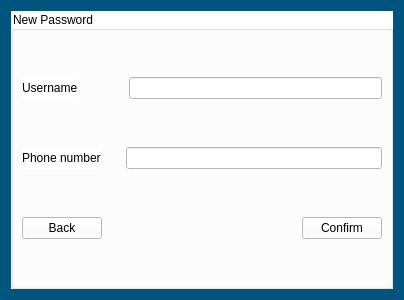
<?xml version="1.0" encoding="UTF-8"?>
<ui version="4.0">
 <class>ForgetPassword</class>
 <widget class="QWidget" name="ForgetPassword">
  <property name="geometry">
   <rect>
    <x>0</x>
    <y>0</y>
    <width>400</width>
    <height>300</height>
   </rect>
  </property>
  <property name="windowTitle">
   <string>Form</string>
  </property>
  <property name="styleSheet">
   <string notr="true">background-color: rgb(0, 85, 127);</string>
  </property>
  <layout class="QVBoxLayout" name="verticalLayout_2">
   <item>
    <widget class="QGroupBox" name="groupBox">
     <property name="styleSheet">
      <string notr="true">background-color: rgb(255, 255, 255);</string>
     </property>
     <property name="title">
      <string>New Password</string>
     </property>
     <layout class="QVBoxLayout" name="verticalLayout">
      <property name="spacing">
       <number>10</number>
      </property>
      <property name="leftMargin">
       <number>8</number>
      </property>
      <property name="topMargin">
       <number>8</number>
      </property>
      <property name="rightMargin">
       <number>8</number>
      </property>
      <property name="bottomMargin">
       <number>8</number>
      </property>
      <item>
       <layout class="QHBoxLayout" name="horizontalLayout">
        <property name="spacing">
         <number>51</number>
        </property>
        <item>
         <widget class="QLabel" name="label">
          <property name="text">
           <string>Username</string>
          </property>
         </widget>
        </item>
        <item>
         <widget class="QLineEdit" name="user_line"/>
        </item>
       </layout>
      </item>
      <item>
       <layout class="QHBoxLayout" name="horizontalLayout_2">
        <property name="spacing">
         <number>25</number>
        </property>
        <item>
         <widget class="QLabel" name="label_2">
          <property name="text">
           <string>Phone number</string>
          </property>
         </widget>
        </item>
        <item>
         <widget class="QLineEdit" name="phone_line"/>
        </item>
       </layout>
      </item>
      <item>
       <layout class="QHBoxLayout" name="horizontalLayout_7">
        <property name="spacing">
         <number>200</number>
        </property>
        <item alignment="Qt::AlignLeft">
         <widget class="QPushButton" name="back_btn">
          <property name="maximumSize">
           <size>
            <width>85</width>
            <height>16777215</height>
           </size>
          </property>
          <property name="text">
           <string>Back</string>
          </property>
         </widget>
        </item>
        <item alignment="Qt::AlignRight">
         <widget class="QPushButton" name="confirm_btn">
          <property name="maximumSize">
           <size>
            <width>85</width>
            <height>16777215</height>
           </size>
          </property>
          <property name="text">
           <string>Confirm</string>
          </property>
         </widget>
        </item>
       </layout>
      </item>
     </layout>
    </widget>
   </item>
  </layout>
 </widget>
 <resources/>
 <connections/>
</ui>
